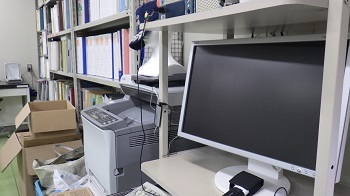
#> input picture q-41 canny edge detection/test_image1_small.JPG, 350 x 196 px, found by its file name
$ python q-41.py   (older library calls are emulated)
#> lines starting #> are read from the running program, lines starting #| are printed output that depends on the picture; after the words box and inside, x2 and y2 are one past the last pixel; in counts of white or black regions, pixels touching at a corner belong together
#> further down, img is the input picture: shape (196, 350, 3); mean B, G, R 126.4, 123.9, 125
import cv2
import numpy as np

def gray(img):
    red = img[:, :, 2].copy()
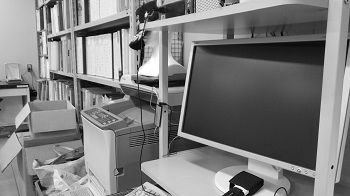
#> red: shape (196, 350); min 0, max 255, mean 125
    green = img[:, :, 1].copy()
    blue = img[:, :, 0].copy()
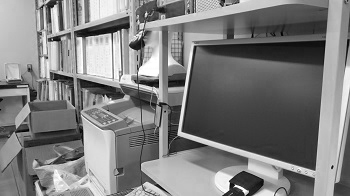
#> blue: shape (196, 350); min 0, max 255, mean 126.4
    Y = 0.21626*red + 0.7152*green + 0.0722*blue
    return Y.astype(np.uint8)

img = cv2.imread("test_image1_small.jpg")
gray = gray(img)

#################### Gaussian ####################
size_lank = 2
k_size = (size_lank*2)+1
result = gray.copy()
answer = 0*result
#> answer: shape (196, 350); every value is 0


#0 padding
H, W = gray.shape
#> H = 196; W = 350
out = np.zeros((H + size_lank*2, W + size_lank*2), dtype = np.float)
out[size_lank:size_lank + H, size_lank:size_lank + W] = gray.copy().astype(np.float)

#kernel
sig = 1.4
k = np.zeros((k_size, k_size), dtype = np.float)
for x in range(-size_lank,k_size-size_lank):
    for y in range(-size_lank,k_size-size_lank):
        k[x + size_lank, y + size_lank] = np.exp(-(x**2 + y**2)/(2*sig**2))

k = k*(1/(2*np.pi*sig*sig))
k = k/k.sum()

for i in range(img.shape[1]):
    for j in range(img.shape[0]):
        im_c = out[:, :].copy()
        im_k = np.sum(im_c[j : j+k_size, i : i+k_size]*k)
        answer[j, i] = im_k
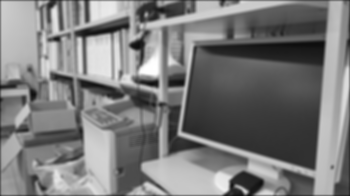
#> answer: shape (196, 350); min 14, max 255, mean 122.7

cv2.imshow("result0",answer)
##################################################

####################  sobel   ####################

size_lank = 1
k_size = (size_lank*2)+1
result = answer.copy()
ans_k1 = 0*result
ans_k2 = 0*result

#0 padding
H, W = answer.shape
out = np.zeros((H + size_lank*2, W + size_lank*2), dtype = np.float)
out[size_lank:size_lank + H, size_lank:size_lank + W] = answer.copy()
#> out: shape (198, 352) float64

k1 = np.array([[ 1, 2, 1],[0, 0, 0],[-1, -2, -1]])
k2 = np.array([[ 1, 0, -1],[2, 0, -2],[1, 0, -1]])

for i in range(img.shape[1]):
    for j in range(img.shape[0]):

        im_k1 = np.sum(out[j : j+k_size, i : i+k_size]*k1)
        im_k2 = np.sum(out[j : j+k_size, i : i+k_size]*k2)

        ans_k1[j, i] = im_k1
        ans_k2[j, i] = im_k2
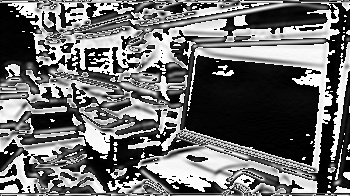
#> ans_k1: shape (196, 350); min 0, max 255, mean 108.1
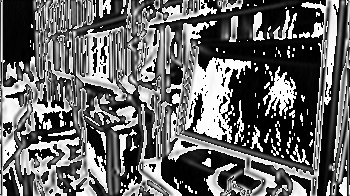
#> ans_k2: shape (196, 350); min 0, max 255, mean 103.1

##################################################

edge = np.sqrt(np.power(ans_k1, 2) + np.power(ans_k2, 2)).astype(np.uint8)
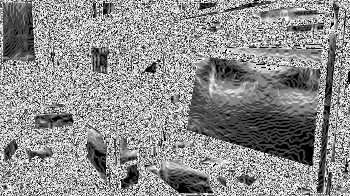
#> edge: shape (196, 350); min 0, max 15, mean 8.35; drawn with min black and max white
ans_k1 = np.maximum(ans_k1, 1e-5) ##arctanを計算するときに0だと困る

angle = np.arctan(ans_k2/ans_k1).astype(np.uint8)
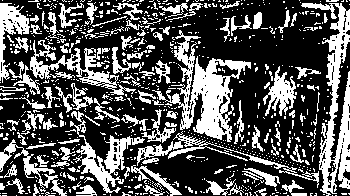
#> angle: shape (196, 350); values 0 (black) and 1 (white), 33.7% white; 808 white regions (690 under 20 px), largest, box (x1, y1, x2, y2) and area: (152, 30, 251, 142) 3376, (301, 3, 350, 196) 2995, (70, 111, 145, 193) 1459
angle_degree = angle*(180/(np.pi))

angle_degree[angle_degree < -22.5] = 180 + angle_degree[angle_degree < -22.5]
_angle = np.zeros_like(angle_degree, dtype = np.uint8)
_angle[np.where(angle_degree <= 22.5)] = 0
_angle[np.where((angle_degree > 22.5)&(angle_degree <= 67.5))] = 45
_angle[np.where((angle_degree > 67.5)&(angle_degree <= 112.5))] = 90
_angle[np.where((angle_degree > 112.5)&(angle_degree <= 157.5))] = 135

print(_angle)
print(edge)
#> (printed output is left out)


cv2.imwrite("answer1.bmp", edge)
cv2.imshow("result1", edge)

cv2.imwrite("answer2.bmp", _angle)
cv2.imshow("result2", _angle)

cv2.waitKey(0)
#> (the run stopped early here; a loop or call above may not have finished)
